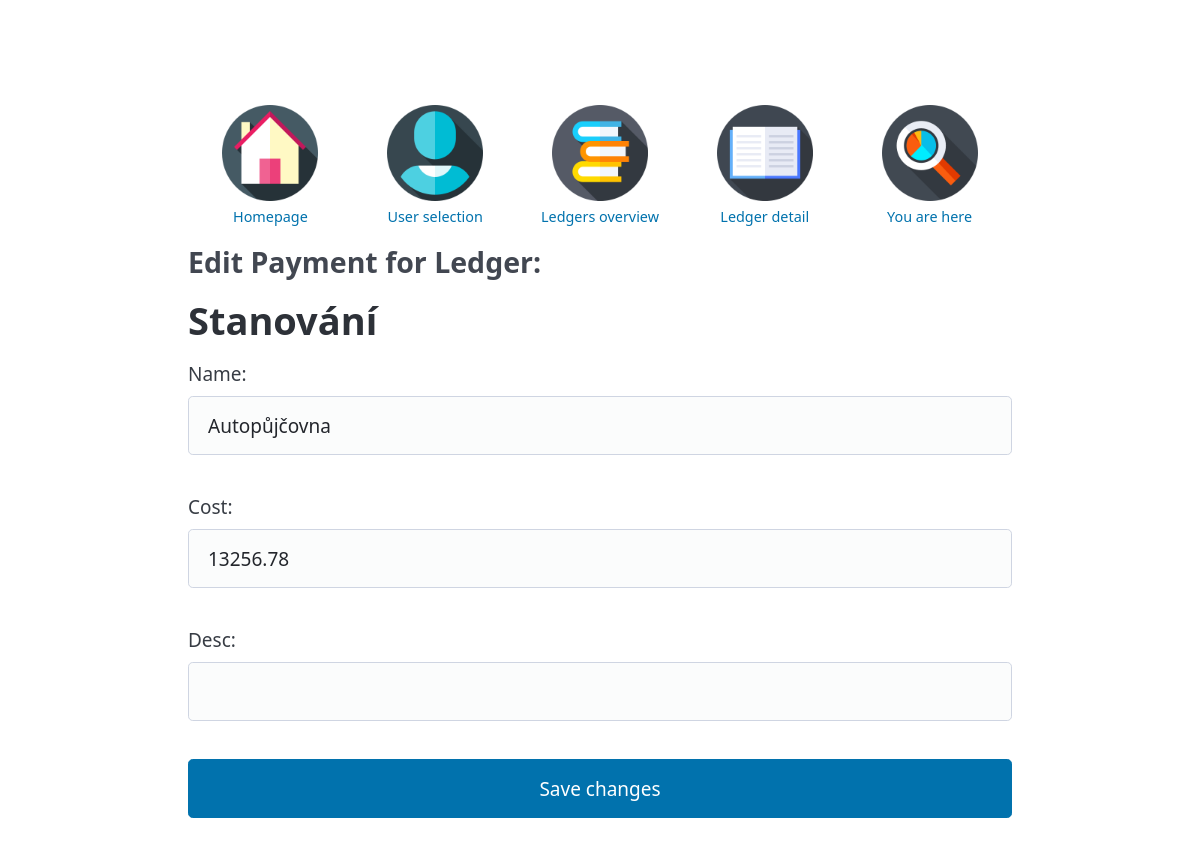
The page /payment_detail/3/2/3/edit/ on the database its author committed.
### Bill_2_split/models.py (models this page shows, shortened)
class AbstractBase(models.Model):
    name = models.CharField(max_length=100)
    slug = models.SlugField(max_length=100, blank=True)
    desc = models.CharField(max_length=2000, blank=True)
    class Meta:
        abstract = True

class Ledger(AbstractBase):
    user = models.ForeignKey(User, on_delete=models.PROTECT)

class Payment(AbstractBase):
    user = models.ForeignKey(User, on_delete=models.PROTECT)
    ledger = models.ForeignKey(Ledger, on_delete=models.PROTECT)
    entry_time = models.DateTimeField(default=datetime.now)
    cost = models.DecimalField(max_digits=10, decimal_places=2)
    payment_time = models.DateTimeField(default=datetime.now)

### Bill_2_split/views.py (the view, shortened to what this page needs)
class PaymentEditView(UpdateView):
    model = Payment
    template_name = 'Bill_2_split/payment_edit.html'
    fields = ['name', 'cost', 'desc']
    def get_object(self, queryset=None):
        payment_pk = self.kwargs.get('payment_pk')
        return get_object_or_404(Payment, pk=payment_pk)
    def get_context_data(self, **kwargs):
        context = super().get_context_data(**kwargs)
        user_id = self.kwargs.get('user_pk')
        context['user'] = get_object_or_404(User, pk=user_id)
        context['ledger'] = self.object.ledger
        return context

### Bill_2_split/templates/Bill_2_split/payment_edit.html (shortened to what this page needs)
{% extends 'Bill_2_split/_base.html' %}
{% block Bill_2_split_content %}
{% load static %}
<nav id="horni-nav">
    <ul>
    <li><a href="{% url 'Bill_2_split:IndexView' %}">
            <img src="{% static 'Bill_2_split/icons/home_page.png' %}"><span>Homepage</span></a></li>
    <li><a href="{% url 'Bill_2_split:UserView' %}">
            <img src="{% static 'Bill_2_split/icons/user.png' %}"><span>User selection</span></a></li>
    <li><a href="{% url 'Bill_2_split:ListOfLedgersView' user.pk %}">
            <img src="{% static 'Bill_2_split/icons/ledgers.png' %}"><span>Ledgers overview</span></a></li>
    <li><a href="{% url 'Bill_2_split:LedgerDetailView' ledger.pk user.pk %}">
            <img src="{% static 'Bill_2_split/icons/ledger.png' %}"><span>Ledger detail</span></a></li>
    <li><a href="#">
            <img src="{% static 'Bill_2_split/icons/glass.png' %}"><span>You are here</span></a></li>
    </ul>
</nav>
<h3>Edit Payment for Ledger:</h3>
<h1>{{ ledger.name }}</h1>
<form method="post">
    {{ form.as_p }}
    <button type="submit">Save changes</button>
</form>
{% endblock %}

### Bill_2_split/static/Bill_2_split/base.css (style rules this page uses)
body { max-width: 75%; margin: 0 auto; padding: 2rem; }
#horni-nav { display: flex; justify-content: space-around; align-items: center; }
#horni-nav ul { list-style-type: none; margin: 0; padding: 0; display: flex; justify-content: space-around; width: 100%; align-items: flex-start; }
#horni-nav ul li { text-align: center; display: flex; flex-direction: column; align-items: center; width: 20%; height: 20%; }
#horni-nav ul li a { display: flex; flex-direction: column; align-items: center; }
#horni-nav ul li img { width: 8vw; height: 8vw; transition: width 0.2s ease-in-out, height 0.2s ease-in-out; }
#horni-nav ul li span { font-size: 1.2vw; margin-top: 5px; }

### rows shown on the page
Ledger: name "Stanování"
Payment: name "Autopůjčovna", cost "13256.78"
